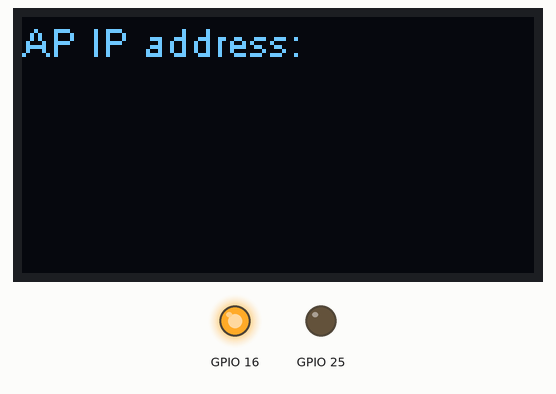
Recording of a sketch running on a simulated ESP32. Parts: 128×64 one-colour display, output pins drawn as LEDs (lit = HIGH). WiFi joins after 1.5 s; servers stay silent unless stated; what the sketch prints to the serial monitor is not drawn.

Above: at 0.2 s.
At 1.7 s:
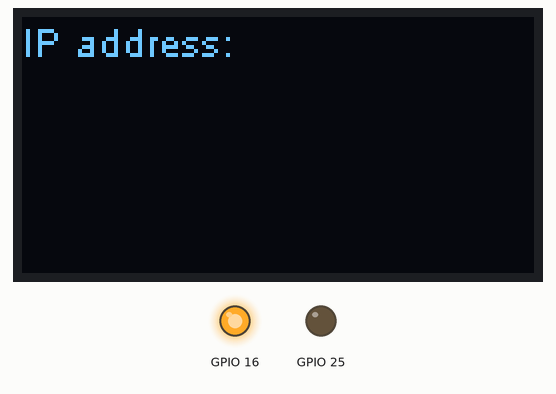

The sketch:

test_router.ino
```cpp
#include <SPI.h>
#include <LoRa.h>
#include <WiFi.h>
#include <Wire.h>
#include "SSD1306.h"


SSD1306 display(0x3c, 4, 15);

WiFiClient servProcessing;
WiFiServer server(80);


const char *ssid = "ESP32ap";
const char *password = "12345678";

const char* ssidProcessing = "192.168.0.23";
const int port = 8080;


void setup() {
  /*==== initialisation de l'écran ====*/
    pinMode(25,OUTPUT);
    pinMode(16,OUTPUT);
    digitalWrite(16, LOW);    // set GPIO16 low to reset OLED
    delay(50);
    digitalWrite(16, HIGH); // while OLED is running, must set GPIO16 in high
    display.init();
    display.flipScreenVertically();
    display.setFont(ArialMT_Plain_10);
    display.clear();
/*==================*/

  Serial.begin(115200);
   while(!Serial) {
    ; // wait for serial port to connect. Needed for native USB port only
  }

  Serial.println();
  ecrire("Configuring access point...");
  /* You can remove the password parameter if you want the AP to be open. */
  WiFi.softAP(ssid, password);

  ecrire("configuré");
  IPAddress myIP = WiFi.softAPIP();
  ecrire("AP IP address: ");
  Serial.print(myIP);

  WiFi.begin(ssid, password);
  while(WiFi.status() != WL_CONNECTED) {
    // Connect to WPA/WPA2 network. Change this line if using open or WEP network:
    delay(500);
    Serial.print(".");
  }
  Serial.println("");
  ecrire("WiFi connected");
  ecrire("IP address: ");
  Serial.println(WiFi.localIP());

  server.begin();


}

void loop() {
  /*
    unsigned long t1 = millis();
    servProcessing.print("début de la loop");
    unsigned long timeout = millis();
    while (servProcessing.available() == 0) {
        if (millis() - timeout > 5000) {
            Serial.println(">>> servProcessing Timeout !");
            servProcessing.stop();
            connexion();
        }
    }

    // Read all the lines of the reply from server and print them to Serial
    while(servProcessing.available()) {
        String line = servProcessing.readStringUntil('\r');
        ecrire(line);
    }

    unsigned long t = millis() - t1;
    ecrire(String(t)); */
}
void connexion(){
      if (!servProcessing.connect(ssidProcessing, port)) {
        ecrire("connexion fail");
        return;
    }


    //ici on envoie des données à processing
    servProcessing.print("début de la communication avec esp32");
    unsigned long timeout = millis();
    while (servProcessing.available() == 0) {
        if (millis() - timeout > 5000) {
            ecrire(">>> servProcessing Timeout !");
            servProcessing.stop();
            return;
        }
    }

    // Read all the lines of the reply from server and print them to Serial
    while(servProcessing.available()) {
        String line = servProcessing.readStringUntil('\r');
        Serial.print(line);
    }
}


void ecrire(String s){
  Serial.println(s);
  display.clear();
  display.drawString(0,0,s);
  display.display();
}
```

Measured:
- what the display in image 0 shows lasts 1.5 s, from 0.1 s to 1.6 s
